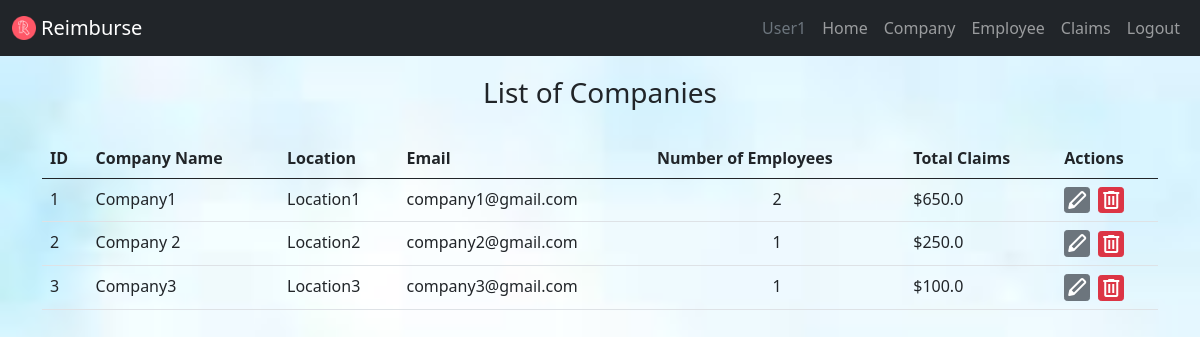
The page /company_list (signed in) on the database its author committed.
### website/models.py (models this page shows)
class User(db.Model, UserMixin):
    id = db.Column(db.Integer, primary_key=True)
    email = db.Column(db.String(150),nullable=False, unique=True)
    username = db.Column(db.String(150), nullable=False, unique=True)
    password = db.Column(db.String(150),nullable=False)
    companies = db.relationship('Company', backref='owner', lazy=True)

class Company(db.Model):
    id = db.Column(db.Integer, primary_key=True)
    name = db.Column(db.String(150), nullable=False, unique=True)
    email = db.Column(db.String(120), nullable=True, unique=True)
    location = db.Column(db.String(200), nullable=False)
    website = db.Column(db.String(120), nullable=True)
    user_id = db.Column(db.Integer, db.ForeignKey('user.id'), nullable=False)
    employees = db.relationship('Employee', backref='company', lazy=True)

### website/views.py (the view)
@views.route('/company_list',methods=['GET'])
@login_required
def company_list():
    companies=Company.query.all()
    for company in companies:
        total_reimbursement = db.session.query(func.sum(Reimbursement.amount)).filter(Reimbursement.company_id == company.id).scalar()
        company.total_reimbursement = total_reimbursement if total_reimbursement else 0
    return render_template('company_list.html',companies=companies,user=current_user)

### website/__init__.py (called while the page is built)
def create_app():
    app = Flask(__name__)
    app.config['SECRET_KEY']="helloworld"
    app.config['SQLALCHEMY_DATABASE_URI'] = f'sqlite:///{DB_NAME}'
    db.init_app(app)
    app.config['UPLOAD_FOLDER']='uploads'
    app.config['ALLOWED_EXTENSIONS']={'png','jpg','jpeg','pdf'}
    def allowed_file(filename):
        return '.' in filename and \
            filename.rsplit('.',1)[1].lower() in app.config['ALLOWED_EXTENSIONS']
    from .views import views
    from .auth import auth
    app.register_blueprint(views, url_prefix="/")
    app.register_blueprint(auth, url_prefix="/")
    from .models import User,Company,Employee
    create_database(app)
    login_manager = LoginManager()
    login_manager.login_view ="auth.login"
    login_manager.init_app(app)
    @login_manager.user_loader
    def load_user(id):
        return User.query.get(int(id))
    return app

### website/templates/company_list.html (shortened to what this page needs)
{% extends 'base.html' %}
{% block content %}
<div>
    <h3 style="padding: 20px; justify-content: center; align-items: center; display: flex;">List of Companies</h3>
    <table class="table">
        <thead>
            <tr>
                <th>ID</th>
                <th>Company Name</th>
                <th>Location</th>
                <th>Email</th>
                <th>Number of Employees</th>
                <th>Total Claims</th>
                <th>Actions</th>
            </tr>
        </thead>
        <tbody>
            {% if companies %}
            {% for company in companies %}
            <tr>
                <td>{{ company.id }}</td>
                <td>{{ company.name }}</td>
                <td>{{ company.location }}</td>
                <td>{{ company.email }}</td>
                <td class="text-center">{{ company.employees | length
                    }}</td>
                <td>${{ company.total_reimbursement | float }}</td>
                <td>
                    <div class="d-flex">
                        <a href="{{ url_for('views.company_details', company_id=company.id) }}"
                            class="btn btn-secondary btn-sm p-0 me-2" style="line-height: 0 !important;">
                            <span class="material-symbols-outlined">stylus</span>
                        </a>
                        <form method="POST" action="{{ url_for('views.delete_company', company_id=company.id) }}"
                            onsubmit="return confirm('Are you sure you want to delete this company and all its employees?');">
                            <button type="submit" class="btn btn-danger btn-sm p-0  "
                                style="line-height: 0 !important;"><span class="material-symbols-outlined">
                                </span></button>
                        </form>
                    </div>
                </td>
            </tr>
            {% endfor %}
            {% else %}
            <tr>
                <td colspan="8">No Companies Found</td>
            </tr>
            {% endif %}
        </tbody>
    </table>
</div>
{% endblock %}

### website/templates/base.html (shortened to what this page needs)
<!DOCTYPE html>
<html lang="en">
<head>
    <link href="https://cdn.jsdelivr.net/npm/bootstrap@5.0.2/dist/css/bootstrap.min.css" rel="stylesheet"
 />
    <link href="https://cdnjs.cloudflare.com/ajax/libs/font-awesome/6.0.0-beta3/css/all.min.css" rel="stylesheet">
    <link rel="stylesheet" href="{{ url_for('static',filename='CSS/style.css')}}">
</head>
<body>
    <nav class="navbar navbar-expand-lg navbar-dark bg-dark">
        <div class="container-fluid">
            <img src="../static/images/letter-r_12499428.png" width="24" style="margin-right: 5px;">
            <a class="navbar-brand" href="#">Reimburse</a>
            <div class="collapse navbar-collapse" id="navbar">
                <div class="navbar-nav ms-auto">
                    <small class="navbar-text text-muted" style="padding: 8px; font-size: 16px;">
                        {{ user.username }}
                    </small>
                    {% if user.is_authenticated %}
                    <a class="nav-item nav-link " href="/">Home</a>
                    <a class="nav-item nav-link " href="{{url_for('views.company_list')}}">Company</a>
                    <a class="nav-item nav-link " href="{{url_for('views.employees')}}">Employee</a>
                    <a class="nav-item nav-link " href="/reimbursements">Claims</a>
                    <a class="nav-item nav-link " href="/logout">Logout</a>
                    {% else %}
                    <a class="nav-item nav-link " href="/login">Login</a>
                    <a class="nav-item nav-link " href="/sign-up">Sign Up</a>
                    {% endif %}
                </div>
            </div>
        </div>
    </nav>
    <div class="container">{% block content %}{% endblock %}</div>
</body>
</html>

### website/static/CSS/style.css (style rules this page uses)
body { background-image: url(../images/d2.jpeg); background-size: cover; background-repeat: no-repeat; background-attachment: fixed; }

### rows shown on the page
User: username "User1"
Company: id "1", name "Company1", location "Location1", email "company1@gmail.com", employees|length "2", total_reimbursement "650.0"
Company: id "2", name "Company 2", location "Location2", email "company2@gmail.com", employees|length "1", total_reimbursement "250.0"
Company: id "3", name "Company3", location "Location3", email "company3@gmail.com", employees|length "1", total_reimbursement "100.0"
